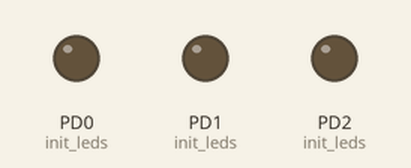
The program below on a simulated ATmega1284P, built with avr-gcc and emulated at 16 MHz (the files do not name the chip). Parts: output pins drawn as LEDs (lit = HIGH).

Above: at 0.03 s.
At 2.88 s:
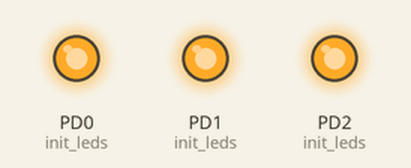
Timing chart, 0 to 3.2 s (numbered marks = the images above):
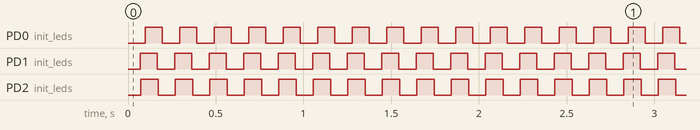

Measured:
- by itself, PD0 (init_leds), PD1 (init_leds), PD2 (init_leds): alternates HIGH for 0.10 s and LOW for 0.10 s

The program:

main.c
```c
#include "main.h"

uint8_t counter0 = 0;
uint8_t counter1 = 0;
uint8_t counter2 = 0;

int main(){
   // Timer 0 Initialization
    init_timer0();
   // Gpio pin PD5 initilization
    init_leds();
   // turn on global interrupts
    sei();
   while (1);
   return 0;
 }
 ISR(TIMER0_OVF_vect){
   counter0++;
   if(counter0 == 6){
      led0_toggle();
      counter0 = 0;
    }
 }
 ISR(TIMER0_COMPA_vect){
    counter1++;
   if(counter1 == 6){
      led1_toggle();
      counter1 = 0;
    }
 }
 ISR(TIMER0_COMPB_vect){
    counter2++;
   if(counter2 == 6){
      led2_toggle();
      counter2 = 0;
    }
 } 
```

led.c
```c
#include "led.h"
#include "main.h"

void init_leds(){
    sbi(DDRD, PD0);
    cbi(PORTD, PD0);
    sbi(DDRD, PD1);
    cbi(PORTD, PD1);
    sbi(DDRD, PD2);
    cbi(PORTD, PD2);
}
void led0_turn_on(){
   sbi(PORTD, PD0);
}
void led1_turn_on(){
   sbi(PORTD, PD1);
}
void led2_turn_on(){
   sbi(PORTD, PD2);
}
void led0_turn_off(){
   cbi(PORTD, PD0);
}
void led1_turn_off(){
   cbi(PORTD, PD1);
}
void led2_turn_off(){
   cbi(PORTD, PD2);
}
void led0_toggle(){
   tbi(PORTD, PD0);
}
void led1_toggle(){
   tbi(PORTD, PD1);
}
void led2_toggle(){
   tbi(PORTD, PD2);
}
```

led.h
```c
#pragma once
#include "main.h"

void leds_init();
void led0_turn_on();
void led0_turn_off();
void led1_turn_on();
void led1_turn_off();
void led2_turn_on();
void led2_turn_off();
```

main.h
```c
#pragma once
#include <avr/interrupt.h>
#include <stdint.h>
#include "timer0.h"
#include "led.h"

#define sbi(x,y) x |= _BV(y)
#define cbi(x,y) x &= ~(_BV(y))
#define tbi(x,y) x ^= _BV(y)
#define is_high(x,y) (x & _BV(y) == _BV(y))
```

timer0.c
```c
#include "main.h"
#include "timer0.h"

void init_timer0(){
    sbi(TCCR0B, CS00);
    sbi(TCCR0B, CS02);
    cbi(TCCR0B, CS01);
    OCR0A = 50;
    OCR0B = 120;
    //sbi(TIFR0, TOV0);
    sbi(TIMSK0, TOIE0);
    sbi(TIMSK0, OCIE0A);
    sbi(TIMSK0, OCIE0B);
}
```

timer0.h
```c
#pragma once

void init_timer0();
```
